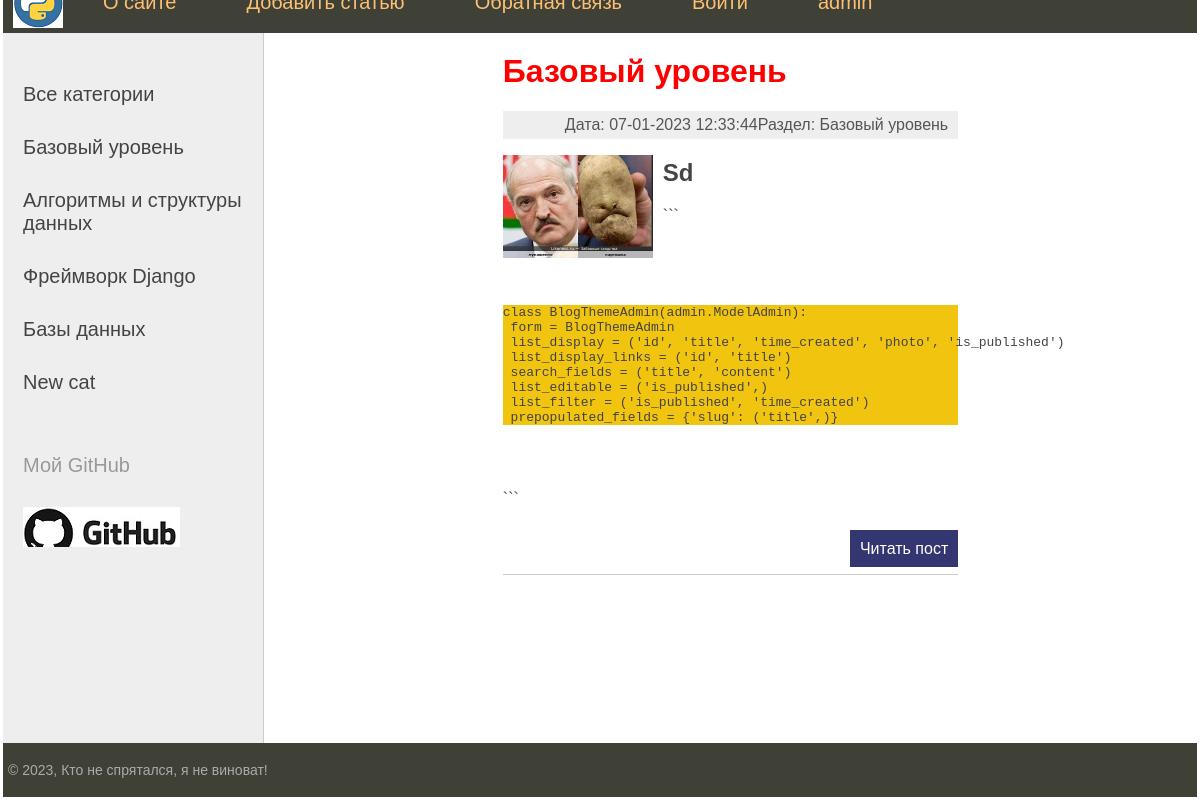
The page /category/basic_level/ on the database its author committed.
### blog_theme/models.py (models this page shows, shortened)
class Category(models.Model):
    name = models.CharField(max_length=100, db_index=True, verbose_name='Раздел')
    slug = models.SlugField(max_length=255, unique=True, db_index=True, verbose_name='URL')
    def __str__(self):
        return self.name
    def get_absolute_url(self):
        return reverse('category', kwargs={'cat_slug': self.slug})
    class Meta:
        verbose_name = 'Раздел:'
        verbose_name_plural = 'Разделы:'
        ordering = ['id']

class Blog_theme(models.Model):
    title = models.CharField(max_length=255, verbose_name='Заголовок')
    slug = models.SlugField(max_length=255, unique=True, db_index=True, verbose_name='URL')
    content = MDTextField()
    photo = models.ImageField(upload_to="photos/%Y/%m/%d", verbose_name='Фото')
    time_created = models.DateTimeField(auto_now_add=True, verbose_name='Создано')
    time_updated = models.DateTimeField(auto_now=True, verbose_name='Изменено')
    is_published = models.BooleanField(default=True, verbose_name='Опубликованно')
    cat = models.ForeignKey('Category', on_delete=models.PROTECT, verbose_name='Раздел')
    def get_absolute_url(self):
        return reverse('post', kwargs={'post_slug': self.slug})
    class Meta:
        verbose_name = 'Темы:'
        verbose_name_plural = 'Темы:'

### blog_theme/views.py (the view)
# urls.py: path('category/<slug:cat_slug>/', Blog_themeCategory.as_view(), name='category'),
class Blog_themeCategory(ListView):
    model = Blog_theme
    template_name = 'blog_theme/index.html'
    context_object_name = 'posts'
    allow_empty = False
    def get_queryset(self):
        return Blog_theme.objects.filter(cat__slug=self.kwargs['cat_slug'], is_published=True)
    def get_context_data(self, *, object_list=None, **kwargs):
        context = super().get_context_data(**kwargs)
        context['title'] = str(context['posts'][0].cat)
        context['cat_selected'] = context['posts'][0].cat_id
        return context

### blog_theme/templatetags/blog_theme_tags.py (called while the page is built)
@register.inclusion_tag('blog_theme/list_categories.html')
def show_categories(sort=None, cat_selected=0):
    if not sort:
        cats = Category.objects.all()
    else:
        cats = Category.objects.order_by(sort)
    return {'cats': cats, 'cat_selected': cat_selected}

@register.simple_tag()
def get_menu():
    menu = [{'title': 'О сайте', 'url_name': 'about'},
            {'title': 'Добавить статью', 'url_name': 'add_page'},
            {'title': 'Обратная связь', 'url_name': 'contact'},
            {'title': 'Войти', 'url_name': 'login'},
            ]
    return menu

### blog_theme/templates/blog_theme/index.html (shortened to what this page needs)
{% extends 'blog_theme/base.html' %}
{% load markdown_extras %}
{% block content %}
<h1>{{ title }}</h1>
<ul class="list-articles">
    {% for p in posts %}
    <li><div class="article-panel">
        <p class="last">Раздел: {{p.cat}}</p>
        <p class="last">Дата: {{p.time_updated|date:" d-m-Y H:i:s "}}</p>
    </div>
{% if p.photo %}
        <p><img class="img-article-left thumb" src="{{p.photo.url}}"></p>
{% endif %}
        <h2>{{p.title}}</h2>
        <p>{{p.content|safe|linebreaksbr|truncatewords:80}}</p>
        <p class="link-read-post"><a href="{{ p.get_absolute_url }}">Читать пост</a> </p>
    </li>
    {% endfor %}
</ul>
{% endblock %}

### blog_theme/templates/blog_theme/list_categories.html
{% if cat_selected == 0 %}
			<li class="selected">Все категории</li>
{% else %}
			<li><a href="{% url 'home' %}">Все категории</a></li>
{% endif %}
{% for c in cats %}
	{% if c.slug == cat_selected %}
			<li class="selected">{{c.name}}</li>
	{% else %}
			<li><a href="{{ c.get_absolute_url }}">{{c.name}}</a></li>
	{% endif %}
{% endfor %}

### blog_theme/static/blog_theme/css/styles.css (style rules this page uses)
html, body { font-family: 'Arial'; margin: 0; padding: 0; height: 100%; width: 100%; color: #444; }
h1 { color: red; }
a { color: #0059b2; text-decoration: none; }
img { max-width: 600px; height: auto; }
img.img-article-left { max-width: 300px; height: auto; float: left; padding: 0 10px 10px 0; }
img.img-article-left.thumb { max-width: 150px; height: auto; }
p.link-read-post { text-align: right; }
p.link-read-post a { padding: 10px; min-width: 100px; background: #333671; color: #fff; text-decoration: none; }
div.article-panel { background: #eee; padding: 5px 10px 5px 10px; box-sizing: border-box; overflow: hidden; color: #555; }
div.article-panel p.last { margin: 0; float: right; }
ul.list-articles { list-style: none; margin: 0; padding: 0; }
ul.list-articles li { border-bottom: 1px solid #ccc; }
.left-chapters ul li { margin: 30px 0 0 0; color: #999; }
.left-chapters ul li a { color: #444; text-decoration: none; }

### rows shown on the page
Category: name "Базовый уровень"
Category: name "Алгоритмы и структуры данных"
Category: name "Фреймворк Django"
Category: name "Базы данных"
Category: name "New cat"
Blog_theme: cat "Базовый уровень", time_updated "07-01-2023 12:33:44", photo (picture), title "Sd", content "``` class BlogThemeAdmin(admin.ModelAdmin): form = BlogThemeAdmin list_display = ('id', 'title', 'time_created', 'photo', 'is_published') list_display_links = ('id', 'title') search_fields = ('title', 'content') list_editable = ('is_published',) list_filter = ('is_published', 'time_created') prepopulated_fields = {'slug': ('title',)} ```"
